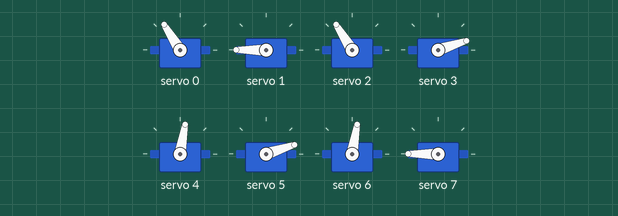
A sketch run on a simulated ESP32. Shown: 8 × servo. What the sketch prints to the serial monitor is not drawn.

Above: at 1.55 s.
At 1.95 s:
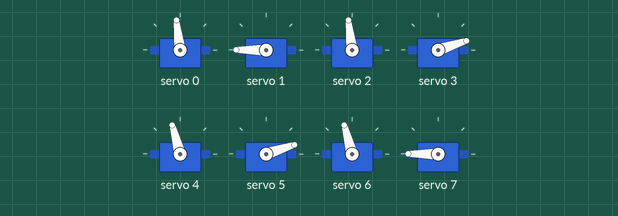
At 2.1 s:
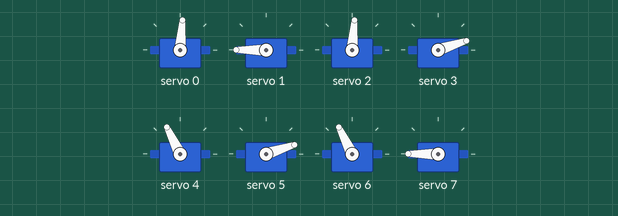
At 2.75 s:
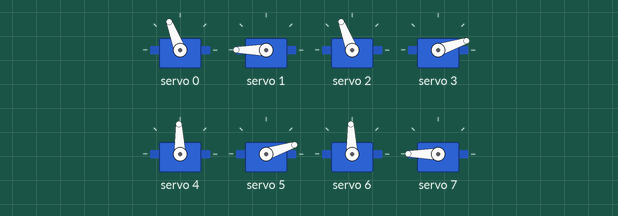
Timing chart, 0 to 5.0 s (numbered marks = the images above):
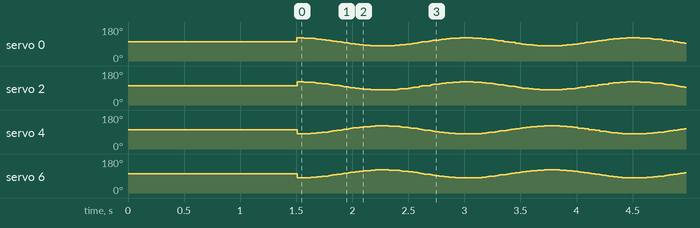

The sketch:

260715_walking_forard_OK.ino
```cpp
#include <Wire.h>
#include <Adafruit_PWMServoDriver.h>

Adafruit_PWMServoDriver pwm = Adafruit_PWMServoDriver();

// --- サーボ換算用パラメータ ---
const float DEG_TO_PCA = 2.27; // 1度あたりのPCAカウント変化量
const int   PCA_CENTER = 325;  // 90度（付け根のセンター）のPCAカウント値

// 💡 完璧に直った各ひざサーボの初期角度（今回はここから一切動きません！）
const float FR_KNEE_INIT = 180.0; // 1番ピン（前右）
const float FL_KNEE_INIT = 00.0;  // 3番ピン（前左）
const float BR_KNEE_INIT = 00.0;  // 5番ピン（後右）
const float BL_KNEE_INIT = 180.0; // 7番ピン（後左）

// --- 歩行モーションのパラメータ ---
const float PERIOD = 1500.0;     // 周期
const float SWING_AMP = 20.0;   // 付け根の振幅:20度の方がいい
// 12度はテストモード

void setup() {
  Serial.begin(115200);
  delay(500);
  Serial.println("\n--- 8-Servo: Swing Only Mode ---");

  Wire.begin(21, 22);
  pwm.begin();
  pwm.setPWMFreq(50);

  // 🛠️ 起動直後の姿勢でスタンバイ
  moveServo(0, 0.0, 90.0);       // 0番：前右・付け根
  moveServo(1, 0.0, FR_KNEE_INIT); // 1番：前右・ひざ

  moveServo(2, 0.0, 90.0);       // 2番：前左・付け根
  moveServo(3, 0.0, FL_KNEE_INIT); // 3番：前左・ひざ

  moveServo(4, 0.0, 90.0);       // 4番：後右・付け根
  moveServo(5, 0.0, BR_KNEE_INIT); // 5番：後右・ひざ

  moveServo(6, 0.0, 90.0);       // 6番：後左・付け根
  moveServo(7, 0.0, BL_KNEE_INIT); // 7番：後左・ひざ

  delay(1000);
}

void loop() {
  unsigned long current_time = millis();

  // 現在の時間からベースとなる「位相（ラジアン）」を計算（0 〜 2*PI）
  float phase = 2.0 * PI * ((float)(current_time % (unsigned long)PERIOD) / PERIOD);

  // ----------------------------------------------------
  // 💡 付け根（肩）の前後スイング波を計算
  // ----------------------------------------------------
  // ペアA（前右・後左）の前後スイング
  float swing_A = SWING_AMP * cos(phase);

  // ペアB（前左・後右）の前後スイング（180度ずらして「あべこべ」にする）
  float phase_B = phase + PI;
  float swing_B = SWING_AMP * cos(phase_B);

  // ----------------------------------------------------
  // 🛠️ PCA9685へ分配
  // ----------------------------------------------------

  // ■ 前右（ペアA）
  moveServo(0,  swing_A, 90.0);         // 付け根（スイングする）
  moveServo(1,  0.0,     FR_KNEE_INIT); // ★ひざはコサイン波なし（0.0度固定）

  // ■ 前左（ペアB）
  moveServo(2, -swing_B, 90.0);         // 付け根
  moveServo(3,  0.0,     FL_KNEE_INIT); // ★ひざはコサイン波なし（0.0度固定）

  // ■ 後右（ペアB）
  moveServo(4,  swing_B, 90.0);         // 付け根
  moveServo(5,  0.0,     BR_KNEE_INIT); // ★ひざはコサイン波なし（0.0度固定）

  // ■ 後左（ペアA）
  moveServo(6, -swing_A, 90.0);         // 付け根
  moveServo(7,  0.0,     BL_KNEE_INIT); // ★ひざはコサイン波なし（0.0度固定）

  delay(15);
}

/**
 * サーボを任意の角度に動かす関数
 */
void moveServo(int ch, float offset_deg, float base_deg) {
  float total_deg = base_deg + offset_deg;
  int pca_value = PCA_CENTER + (int)((total_deg - 90.0) * DEG_TO_PCA);

  if (pca_value < 150) pca_value = 150;
  if (pca_value > 500) pca_value = 500;

  pwm.setPWM(ch, 0, pca_value);
}
```
